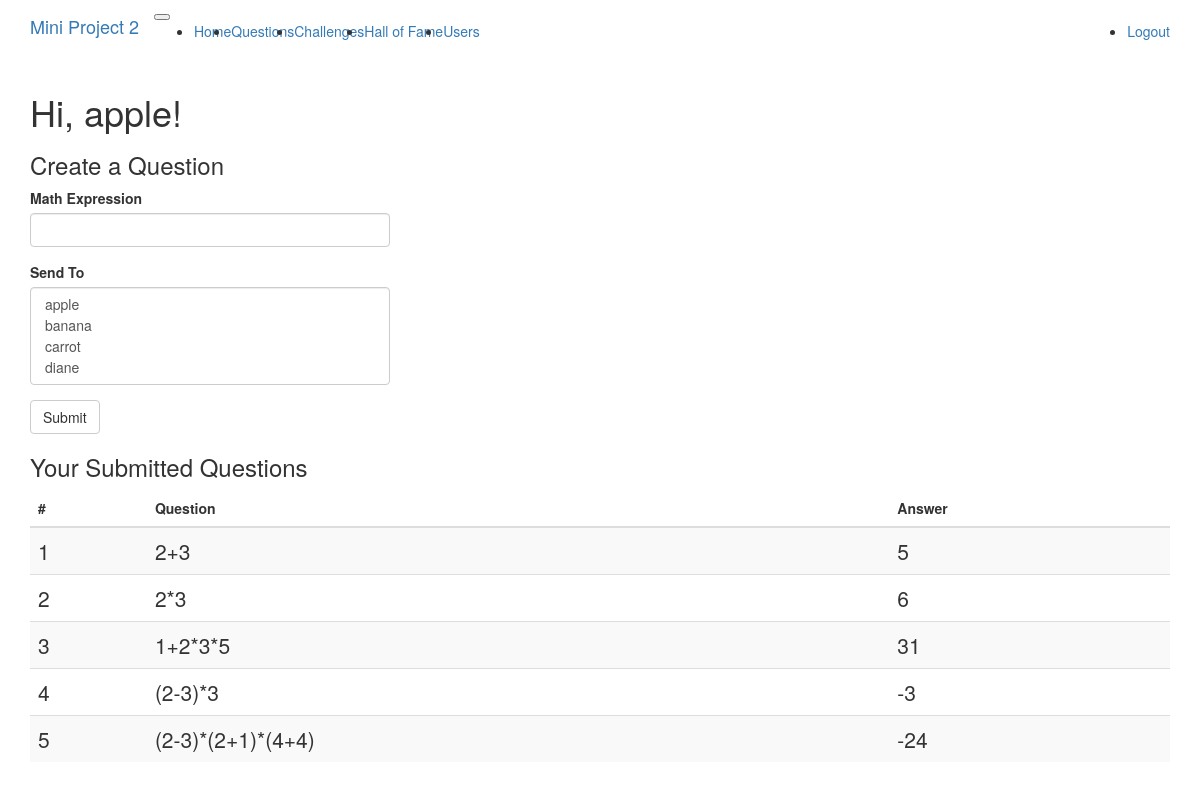
/questions (signed in), run on the app's committed database.
### app/models.py (models this page shows, shortened)
class User(UserMixin, db.Model):
	__tablename__ = 'user'
	id = db.Column(db.Integer, primary_key=True)
	username = db.Column(db.String(64), index=True, unique=True)
	password_hash = db.Column(db.String(128))
	questions = db.relationship('Question', backref='from_user',
								lazy='dynamic')
	challenges = db.relationship('Challenge', secondary=association_table,
								backref=db.backref('to_user'),
								lazy='dynamic')
	records = db.relationship('TimeRecord',
								backref=db.backref('user_challenge'),
								lazy='dynamic')

class Question(db.Model):
	__tablename__ = 'question'
	id = db.Column(db.Integer, primary_key=True)
	expression = db.Column(db.String(255))
	answer = db.Column(db.Integer)
	author = db.Column(db.Integer, db.ForeignKey('user.id'))
	challenge = db.relationship("Challenge", uselist=False, back_populates="question")

### app/routes.py (the view, shortened to what this page needs)
@application.route('/questions', methods=['GET','POST'])
@login_required
def questions():
	questions = current_user.questions.all()
	form = CreateQuestionForm()
	users = User.query.all()
	userlist = [(u.username, u.username) for u in users]
	form.assign_to.choices=userlist
	return render_template('questions.html', title='Questions',
							user=current_user,
							questions=questions,
							form=form)

### app/forms.py
class CreateQuestionForm(FlaskForm):
	expression = StringField('Math Expression', validators=[DataRequired()])
	assign_to = SelectMultipleField('Send To', validators=[DataRequired()])
	submit = SubmitField('Submit')

### app/models.py (called while the page is built)
@login.user_loader
def load_user(id):
	return User.query.get(int(id))

### app/templates/questions.html
{% extends "base.html" %}
{% import "bootstrap/wtf.html" as wtf %}
{% block app_content %}
<h1 class="display-1">Hi, {{ user.username }}!</h1>
<h3 class="display-3">Create a Question</h3>
 <div class="row">
        <div class="col-md-4">
            {{ wtf.quick_form(form)}}
        </div>
  </div>
<h3>Your Submitted Questions</h3>
{% if questions %}
<table class="table table-striped">
  <thead>
    <tr>
      <th scope="col">#</th>
      <th scope="col">Question</th>
      <th scope="col">Answer</th>
    </tr>
  </thead>
  <tbody>
  {% for idx in range(questions|length) %}
  	<tr>
      <th scope="row" class="lead">{{ idx+1 }}</th>
      <td class="lead">{{ questions[idx].expression }}</td>
      <td class="lead">{{ questions[idx].answer }}</td>
    </tr>
  {% endfor %}
  </tbody>
</table>
{% else %}
	<p>You have no Questions created yet!</p>
{% endif %}
{% endblock %}

### data on the page
User: username "apple"
Question: expression "2+3", answer "5"
Question: expression "2*3", answer "6"
Question: expression "1+2*3*5", answer "31"
Question: expression "(2-3)*3", answer "-3"
Question: expression "(2-3)*(2+1)*(4+4)", answer "-24"

### other printed values
{{ idx+1 }} "1" "2" "3" "4" "5"
